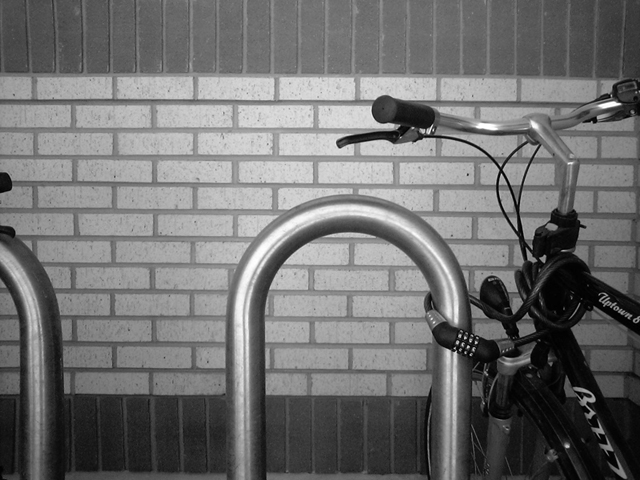
//> input picture data/3dv_book/images/Bikesgray.jpg, 640 x 480 px
$ ./sobel   (built with g++ and OpenCV 4)
//> lines starting //> are read from the running program, lines starting //| are printed output that depends on the picture
//@cf. Simple but inituitive Sobel implementation
// https://www.programming-techniques.com/2013/03/sobel-and-prewitt-edge-detector-in-c-image-processing.html

//@cf. The most helpful Sobel material found thus far
// http://homepages.inf.ed.ac.uk/rbf/HIPR2/sobel.htm
#include <cmath>
#include <iostream>
#include <opencv2/highgui/highgui.hpp>
#include <opencv2/imgproc/imgproc.hpp>

using namespace std;
using namespace cv;

// Computes the x component of the gradient vector
// at a given point in a image.
// returns gradient in the x direction
int xGradient(Mat image, int x, int y) {
  return image.at<uchar>(y - 1, x - 1) + 2 * image.at<uchar>(y, x - 1) +
         image.at<uchar>(y + 1, x - 1) - image.at<uchar>(y - 1, x + 1) -
         2 * image.at<uchar>(y, x + 1) - image.at<uchar>(y + 1, x + 1);
}

// Computes the y component of the gradient vector
// at a given point in a image
// returns gradient in the y direction

int yGradient(Mat image, int x, int y) {
  return image.at<uchar>(y - 1, x - 1) + 2 * image.at<uchar>(y - 1, x) +
         image.at<uchar>(y - 1, x + 1) - image.at<uchar>(y + 1, x - 1) -
         2 * image.at<uchar>(y + 1, x) - image.at<uchar>(y + 1, x + 1);
}

int main() {
  Mat src, dst;
  int gx, gy, sum;

  // Load an image
  src = imread("data/3dv_book/images/bikesgray.jpg", IMREAD_GRAYSCALE);
//> src is the input picture: 480 rows x 640 cols, CV_8UC1; min 0, max 255, mean 112.2
  dst = src.clone();
  if (!src.data) {
    return -1;
  }

  for (int y = 0; y < src.rows; y++)
    for (int x = 0; x < src.cols; x++) dst.at<uchar>(y, x) = 0.0;
//> dst: 480 rows x 640 cols, CV_8UC1; every value is 0

  for (int y = 1; y < src.rows - 1; y++) {
    for (int x = 1; x < src.cols - 1; x++) {
      gx = xGradient(src, x, y);
      gy = yGradient(src, x, y);
      sum = abs(gx) + abs(gy);
      sum = sum > 255 ? 255 : sum;
      sum = sum < 0 ? 0 : sum;
      dst.at<uchar>(y, x) = sum;
    }
  }
//> this loop made 478 passes
//> (gx, gy, sum) on passes 1 to 3: (20, -16, 36), (27, -13, 40), (18, 28, 46)
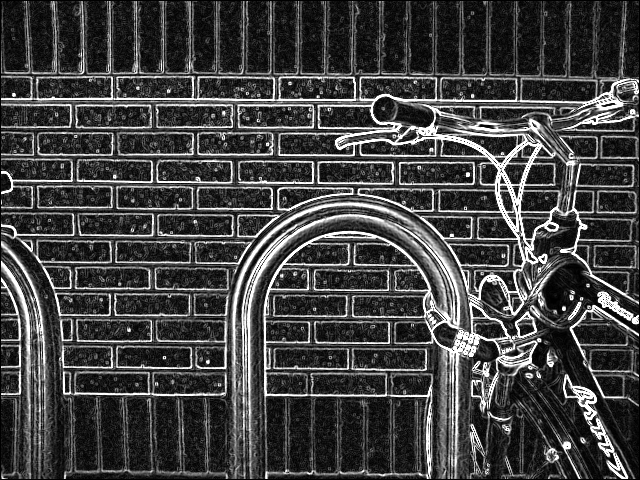
//> dst: 480 rows x 640 cols, CV_8UC1; min 0, max 255, mean 66.7
//> after the loop, gx = -5; gy = -1; sum = 6

  namedWindow("final");
  imshow("final", dst);

  namedWindow("initial");
  imshow("initial", src);

  waitKey();

  return 0;
}
